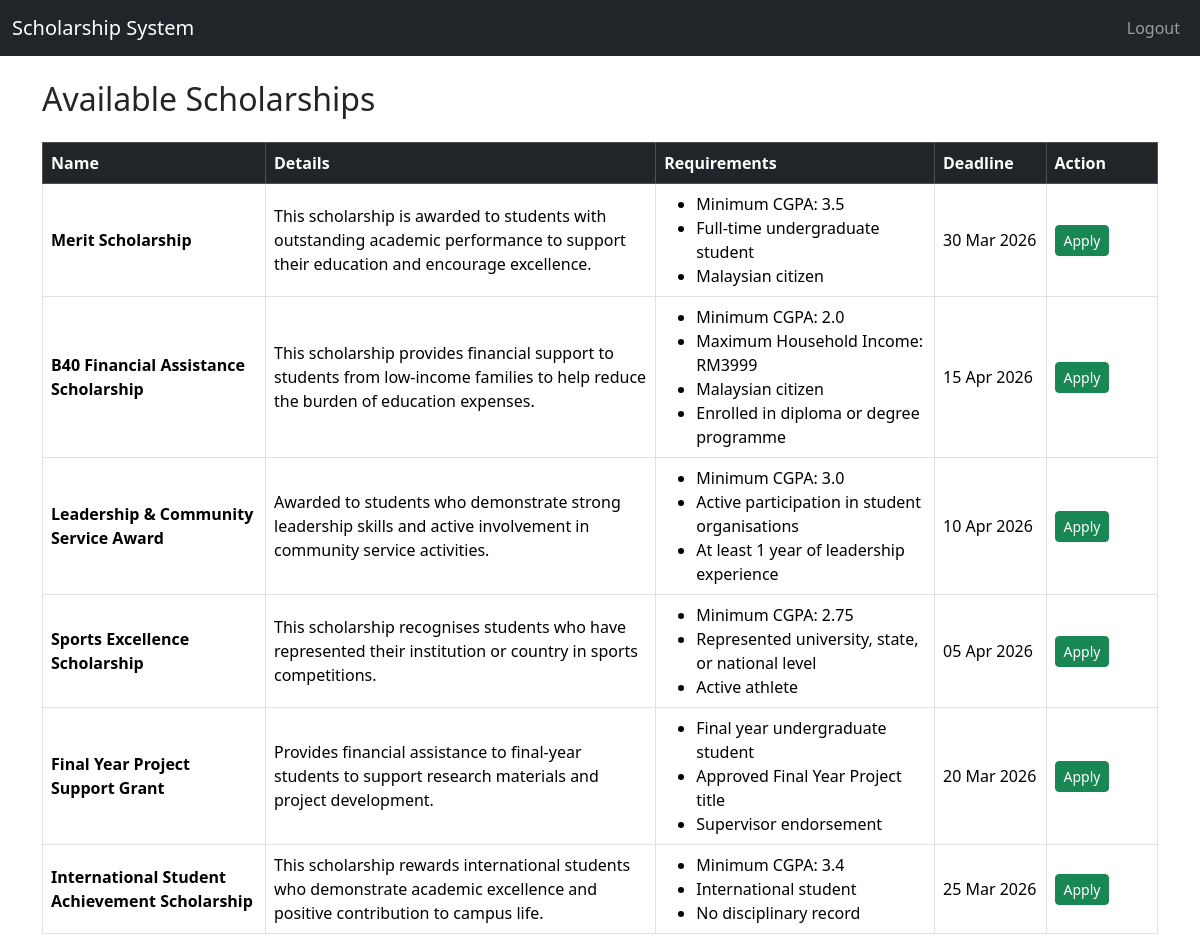
The app's page /student/scholarships (signed in) with its own data.
### app/models.py (models this page shows)
class Scholarship(db.Model):
    id = db.Column(db.Integer, primary_key=True)
    title = db.Column(db.String(200), nullable=False)
    description = db.Column(db.Text)
    eligibility_criteria = db.Column(db.JSON)
    application_deadline = db.Column(db.DateTime)
    created_at = db.Column(db.DateTime, default=datetime.utcnow)
    documents_required = db.Column(db.Text)  # comma-separated list

### app/routes/student_routes.py (the view)
@student_bp.route('/scholarships')
@login_required
def scholarships():
    scholarships = Scholarship.query.all()
    for s in scholarships:
        c = s.eligibility_criteria
        req_lines = []
        if isinstance(c, dict):
            if c.get("min_cgpa") is not None:
                req_lines.append(f"Minimum CGPA: {c.get('min_cgpa')}")
            if c.get("max_income") is not None:
                req_lines.append(f"Maximum Household Income: RM{c.get('max_income')}")
            if c.get("required_criteria"):
                req_lines += [str(x) for x in c.get("required_criteria") if x]
        elif c:
            req_lines = [line.strip() for line in str(c).split("\n") if line.strip()]
        s.req_lines = req_lines
    return render_template('student/scholarships.html', scholarships=scholarships)

### app/templates/student/scholarships.html (shortened to what this page needs)
{% extends "base.html" %}
{% block content %}
<h2 class="mb-4">Available Scholarships</h2>
<table class="table table-bordered table-hover align-middle">
    <thead class="table-dark">
        <tr>
            <th style="width: 20%;">Name</th>
            <th style="width: 35%;">Details</th>
            <th style="width: 25%;">Requirements</th>
            <th style="width: 10%;">Deadline</th>
            <th style="width: 10%;">Action</th>
        </tr>
    </thead>
    <tbody>
        {% for scholarship in scholarships %}
        <tr>
            <td>
                <strong>{{ scholarship.title }}</strong>
            </td>
            <td>
                {{ scholarship.description }}
            </td>
            <td>
                {% if scholarship.req_lines and scholarship.req_lines|length > 0 %}
                    <ul class="mb-0">
                        {% for item in scholarship.req_lines %}
                            <li>{{ item }}</li>
                        {% endfor %}
                    </ul>
                {% else %}
                    <span class="text-muted">No requirements specified</span>
                {% endif %}
            </td>
            <td>
                {% if scholarship.application_deadline %}
                    {{ scholarship.application_deadline.strftime('%d %b %Y') }}
                {% else %}
                    N/A
                {% endif %}
            </td>
            <td>
                <a href="{{ url_for('student.apply', scholarship_id=scholarship.id) }}"
                   class="btn btn-success btn-sm">
                    Apply
                </a>
            </td>
        </tr>
        {% endfor %}
    </tbody>
</table>
{% endblock %}

### records on screen
Scholarship: title "Merit Scholarship", description "This scholarship is awarded to students with outstanding academic performance to support their education and encourage excellence.", req_lines "Minimum CGPA: 3.5" "Full-time undergraduate student" "Malaysian citizen", application_deadline "30 Mar 2026"
Scholarship: title "B40 Financial Assistance Scholarship", description "This scholarship provides financial support to students from low-income families to help reduce the burden of education expenses.", req_lines "Minimum CGPA: 2.0" "Maximum Household Income: RM3999" "Malaysian citizen" "Enrolled in diploma or degree programme", application_deadline "15 Apr 2026"
Scholarship: title "Leadership & Community Service Award", description "Awarded to students who demonstrate strong leadership skills and active involvement in community service activities.", req_lines "Minimum CGPA: 3.0" "Active participation in student organisations" "At least 1 year of leadership experience", application_deadline "10 Apr 2026"
Scholarship: title "Sports Excellence Scholarship", description "This scholarship recognises students who have represented their institution or country in sports competitions.", req_lines "Minimum CGPA: 2.75" "Represented university, state, or national level" "Active athlete", application_deadline "05 Apr 2026"
Scholarship: title "Final Year Project Support Grant", description "Provides financial assistance to final-year students to support research materials and project development.", req_lines "Final year undergraduate student" "Approved Final Year Project title" "Supervisor endorsement", application_deadline "20 Mar 2026"
Scholarship: title "International Student Achievement Scholarship", description "This scholarship rewards international students who demonstrate academic excellence and positive contribution to campus life.", req_lines "Minimum CGPA: 3.4" "International student" "No disciplinary record", application_deadline "25 Mar 2026"
